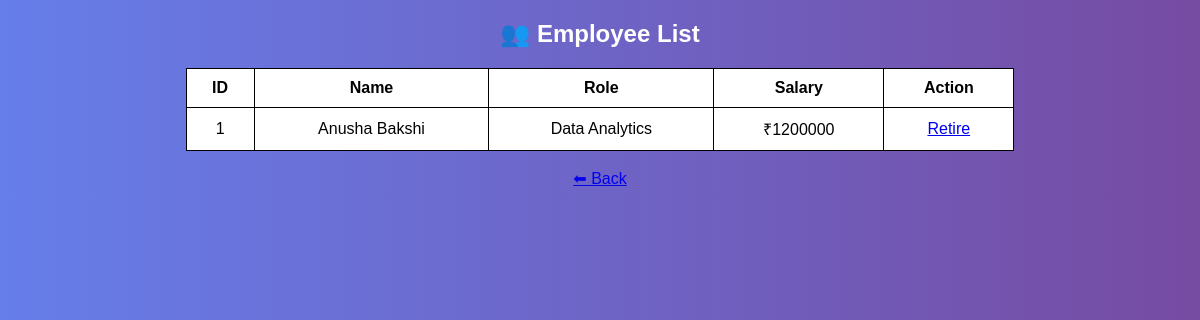
Before: /view with the older database file.
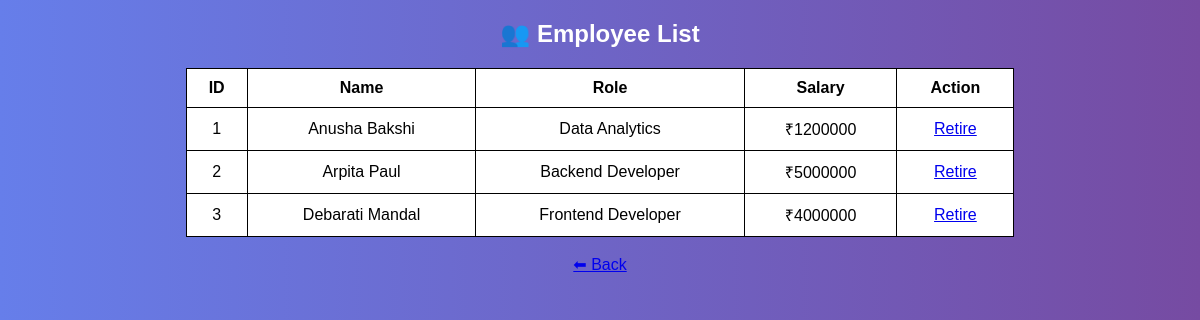
After: the same page with the newer database file.
### tables this page shows
CREATE TABLE employees(
    id INTEGER PRIMARY KEY AUTOINCREMENT,
    name TEXT NOT NULL,
    role TEXT NOT NULL,
    salary INTEGER NOT NULL
);

### backend/routes/employee_routes.py (the view)
@employee_bp.route('/view')
def view_emp():
    employees = get_all_employees()
    return render_template("view_employee.html", employees=employees)

### backend/database/db.py (called while the page is built)
def get_db_connection():
    conn = sqlite3.connect(DB_PATH)
    conn.row_factory = sqlite3.Row
    return conn

### backend/models/employee.py (called while the page is built)
def get_all_employees():
    conn = get_db_connection()
    cur = conn.cursor()
    cur.execute("SELECT * FROM employees")
    employees = cur.fetchall()
    conn.close()
    return employees

### frontend/templates/view_employee.html (shortened to what this page needs)
<!DOCTYPE html>
<html>
<head>
    <link rel="stylesheet" href="/static/style.css">
</head>
<body>
<h2>👥 Employee List</h2>
<table>
<tr>
    <th>ID</th>
    <th>Name</th>
    <th>Role</th>
    <th>Salary</th>
    <th>Action</th>
</tr>
{% for emp in employees %}
<tr>
    <td>{{emp["id"]}}</td>
    <td>{{emp["name"]}}</td>
    <td>{{emp["role"]}}</td>
    <td>₹{{emp["salary"]}}</td>
    <td><a href="/retire/{{emp['id']}}">Retire</a></td>
</tr>
{% endfor %}
</table>
<br>
<a href="/">⬅ Back</a>
</body>
</html>

### frontend/static/style.css (style rules this page uses)
body { font-family: Arial; background: linear-gradient(to right, #667eea, #764ba2); color: white; text-align: center; }
table { margin: auto; border-collapse: collapse; width: 70%; background: white; color: black; }
th, td { padding: 10px; border: 1px solid black; }

Changed rows visible on the page:
added employees: id "2", name "Arpita Paul", role "Backend Developer", salary "5000000"
added employees: id "3", name "Debarati Mandal", role "Frontend Developer", salary "4000000"
